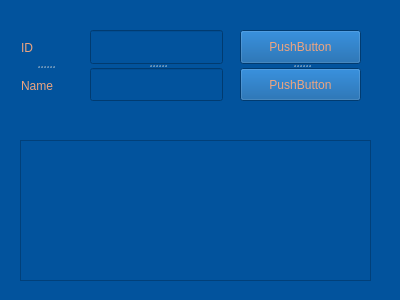
<?xml version="1.0" encoding="UTF-8"?>
<ui version="4.0">
 <class>Form</class>
 <widget class="QWidget" name="Form">
  <property name="geometry">
   <rect>
    <x>0</x>
    <y>0</y>
    <width>400</width>
    <height>300</height>
   </rect>
  </property>
  <property name="minimumSize">
   <size>
    <width>400</width>
    <height>300</height>
   </size>
  </property>
  <property name="maximumSize">
   <size>
    <width>400</width>
    <height>300</height>
   </size>
  </property>
  <property name="windowTitle">
   <string>Form</string>
  </property>
  <property name="styleSheet">
   <string notr="true">background-color: rgb(2, 83, 157)</string>
  </property>
  <widget class="QTableWidget" name="tableWidget">
   <property name="geometry">
    <rect>
     <x>20</x>
     <y>140</y>
     <width>351</width>
     <height>141</height>
    </rect>
   </property>
   <property name="styleSheet">
    <string notr="true">color: rgb(238, 164, 127)</string>
   </property>
  </widget>
  <widget class="QSplitter" name="splitter">
   <property name="geometry">
    <rect>
     <x>240</x>
     <y>30</y>
     <width>121</width>
     <height>71</height>
    </rect>
   </property>
   <property name="orientation">
    <enum>Qt::Vertical</enum>
   </property>
   <widget class="QPushButton" name="pushButton">
    <property name="styleSheet">
     <string notr="true">color: rgb(238, 164, 127)</string>
    </property>
    <property name="text">
     <string>PushButton</string>
    </property>
   </widget>
   <widget class="QPushButton" name="pushButton_2">
    <property name="styleSheet">
     <string notr="true">color: rgb(238, 164, 127)</string>
    </property>
    <property name="text">
     <string>PushButton</string>
    </property>
   </widget>
  </widget>
  <widget class="QSplitter" name="splitter_2">
   <property name="geometry">
    <rect>
     <x>90</x>
     <y>30</y>
     <width>133</width>
     <height>71</height>
    </rect>
   </property>
   <property name="orientation">
    <enum>Qt::Vertical</enum>
   </property>
   <widget class="QLineEdit" name="leID">
    <property name="styleSheet">
     <string notr="true">color: rgb(238, 164, 127)</string>
    </property>
   </widget>
   <widget class="QLineEdit" name="lineEdit_2">
    <property name="styleSheet">
     <string notr="true">color: rgb(238, 164, 127)</string>
    </property>
   </widget>
  </widget>
  <widget class="QSplitter" name="splitter_3">
   <property name="geometry">
    <rect>
     <x>21</x>
     <y>31</y>
     <width>47</width>
     <height>71</height>
    </rect>
   </property>
   <property name="orientation">
    <enum>Qt::Vertical</enum>
   </property>
   <widget class="QLabel" name="lbID">
    <property name="styleSheet">
     <string notr="true">color: rgb(238, 164, 127)</string>
    </property>
    <property name="text">
     <string>ID</string>
    </property>
   </widget>
   <widget class="QLabel" name="lbName">
    <property name="styleSheet">
     <string notr="true">color: rgb(238, 164, 127)</string>
    </property>
    <property name="text">
     <string>Name</string>
    </property>
   </widget>
  </widget>
 </widget>
 <resources/>
 <connections/>
</ui>
